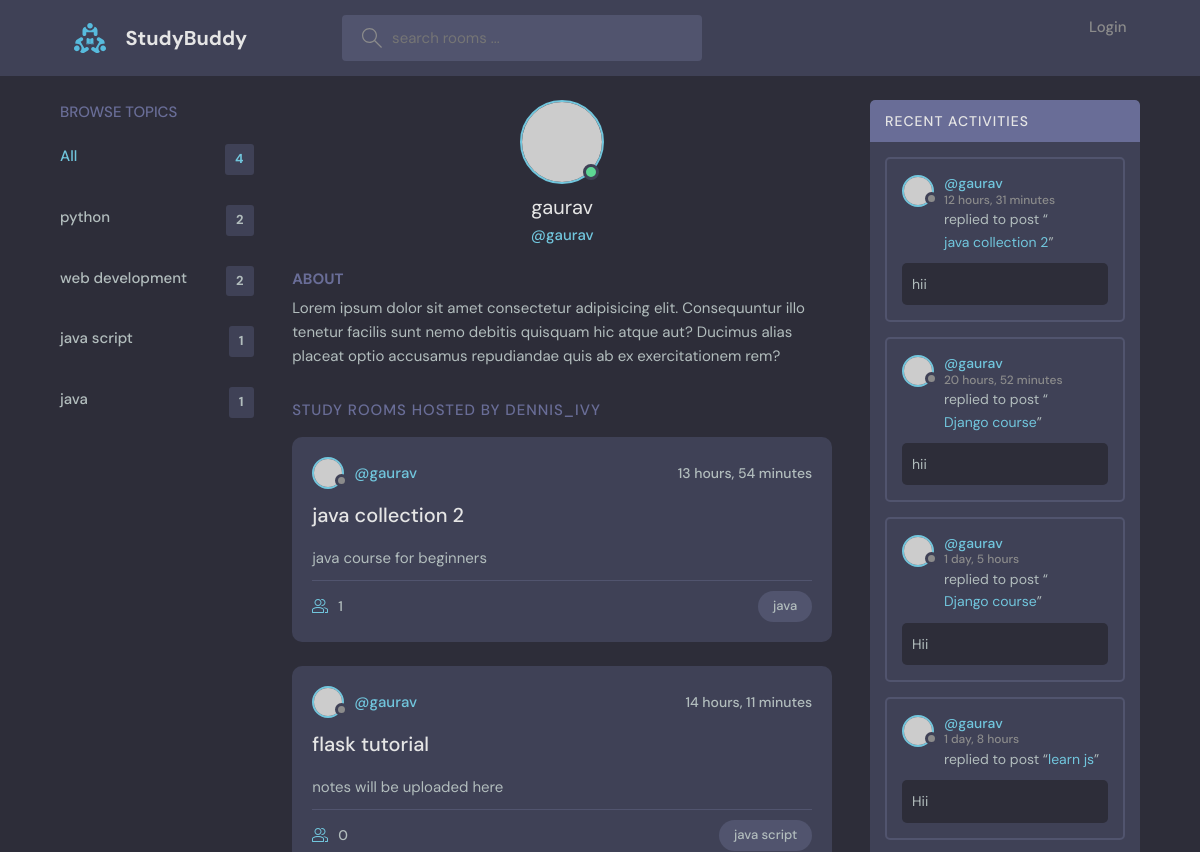
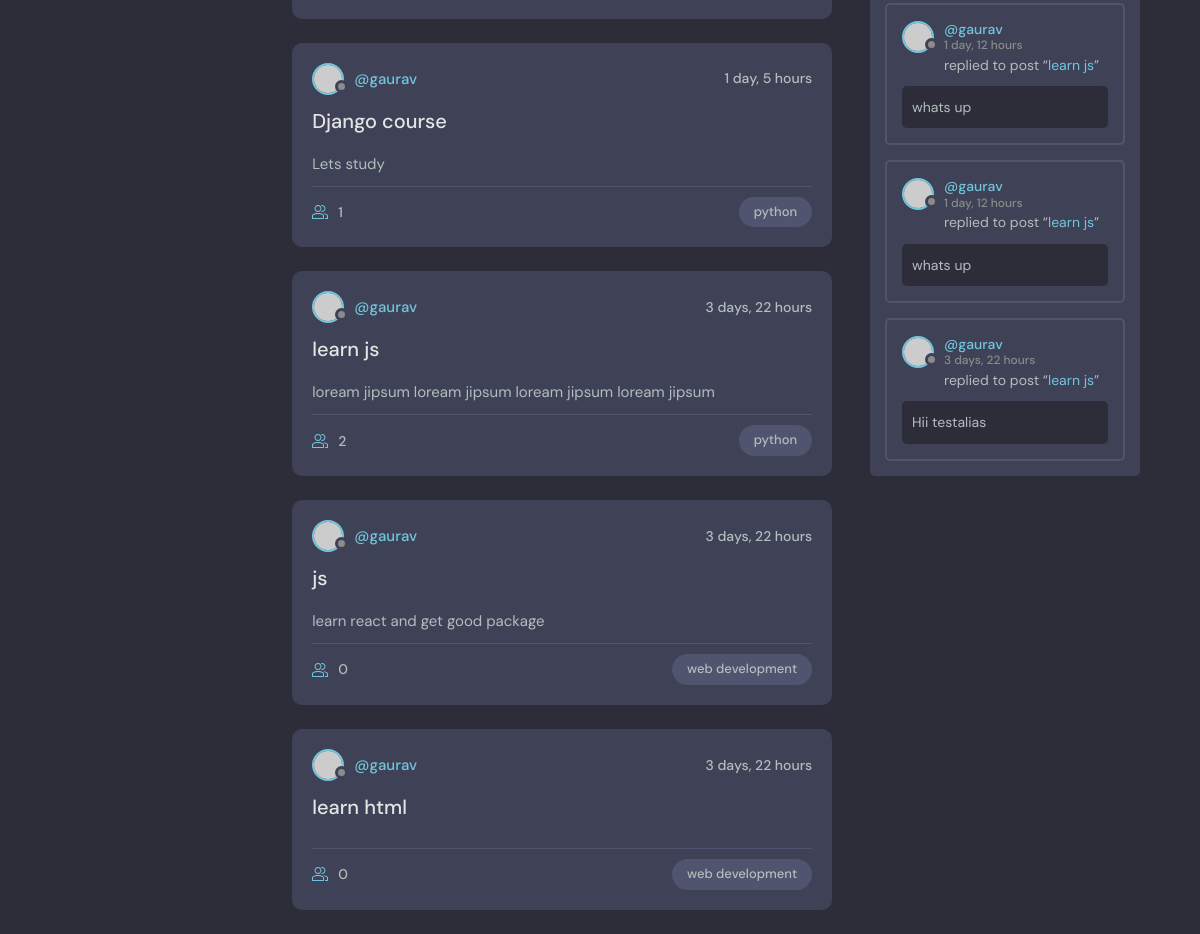
The app's page /profile/1 with its own data (2 pictures, top to bottom).
### base/models.py (models this page shows, shortened)
class Topic(models.Model):
    name = models.CharField(max_length=200)

class Room(models.Model):
    host=models.ForeignKey(User,on_delete=models.SET_NULL,null=True)
    topic=models.ForeignKey(Topic,on_delete=models.SET_NULL,null=True)
    name=models.CharField(max_length=200)
    description=models.TextField(null=True,blank=True)
    participants = models.ManyToManyField(User,related_name='participants',blank=True)
    updated = models.DateTimeField(auto_now=True)
    created = models.DateTimeField(auto_now_add=True)
    class Meta:
        ordering = ['-updated','-created']

class Message(models.Model):
    user = models.ForeignKey(User, on_delete=models.CASCADE)
    room = models.ForeignKey(Room,on_delete=models.CASCADE)
    body = models.TextField()
    updated = models.DateTimeField(auto_now=True)
    created = models.DateTimeField(auto_now_add=True)
    class Meta:
        ordering = ['-updated','-created']

### base/views.py (the view)
# urls.py: path('profile/<str:pk>',views.userProfile,name='Profile'),
def userProfile(request,pk):
    user = User.objects.get(id=pk)
    rooms = user.room_set.all()
    room_messages = user.message_set.all().order_by('-created')
    topics = Topic.objects.all()
    context = {'user':user,'rooms':rooms,"room_messages":room_messages,"topics":topics}
    return render(request,'base/profile.html',context)

### base/templates/base/profile.html (shortened to what this page needs)
{% extends 'main.html' %}
{% block content %}
  <main class="profile-page layout layout--3">
    <div class="container">
      <div class="topics">
       {% include 'base/topics.html' %}
      </div>
      <div class="roomList">
        <div class="profile">
          <div class="profile__avatar">
            <div class="avatar avatar--large active">
              <img src="https://randomuser.me/api/portraits/men/11.jpg" />
            </div>
          </div>
          <div class="profile__info">
            <h3>{{user.username}}</h3>
            <p>@{{user.username}}</p>
          </div>
          <div class="profile__about">
            <h3>About</h3>
            <p>
              Lorem ipsum dolor sit amet consectetur adipisicing elit. Consequuntur illo tenetur
              facilis sunt nemo debitis quisquam hic atque aut? Ducimus alias placeat optio
              accusamus repudiandae quis ab ex exercitationem rem?
            </p>
          </div>
        </div>
        <div class="roomList__header">
          <div>
            <h2>Study Rooms Hosted by dennis_ivy</a>
            </h2>
          </div>
        </div>
          {% include 'base/feed.html' %}
      </div>
      <div class="activities">
        {% include 'base/recent_activity.html' %}
      </div>
    </div>
  </main>
{% endblock content %}

### templates/main.html (shortened to what this page needs)
<!DOCTYPE html>
{% load static %}
<html lang="en">
  <head>
    <link rel="stylesheet" media="screen" href="{% static 'styles/style.css' %}" />
  </head>
  <body>
    {% include 'nav.html' %}
    {% block content %}
    {% endblock %}
  </body>

### templates/nav.html (shortened to what this page needs)
{% load static %}
<header class="header header--loggedIn">
      <div class="container">
        <a href="{% url 'home' %}" class="header__logo">
          <img src="{% static 'images/logo.svg' %}" />
          <h1>StudyBuddy</h1>
        </a>
        <form class="header__search" method="GET" action="{% url 'home' %}">
          <label>
            <input type="text" name="q" placeholder="search rooms ..." />
          </label>
        </form>
        <nav class="header__menu">
            {% if request.user.is_authenticated %}
          <div class="header__user">
            <a href="{% url 'Profile' request.user.id %}">
              <div class="avatar avatar--medium active">
                <img src="{% static 'images/avatar.svg' %}" />
              </div>
              <p>{{request.user.username}}<span>@{{request.user.username}}</span></p>
            </a>
            <button class="dropdown-button">
              <svg version="1.1" xmlns="http://www.w3.org/2000/svg" width="32" height="32" viewBox="0 0 32 32">
                <title>chevron-down</title>
                <path d="M16 21l-13-13h-3l16 16 16-16h-3l-13 13z"></path>
              </svg>
            </button>
          </div>
          <div class="dropdown-menu">
            <a href="{% url 'Update-Profile' %}" class="dropdown-link"
              ><svg version="1.1" xmlns="http://www.w3.org/2000/svg" width="32" height="32" viewBox="0 0 32 32">
                <title>tools</title>
                <path
                  d="M27.465 32c-1.211 0-2.35-0.471-3.207-1.328l-9.392-9.391c-2.369 0.898-4.898 0.951-7.355 0.15-3.274-1.074-5.869-3.67-6.943-6.942-0.879-2.682-0.734-5.45 0.419-8.004 0.135-0.299 0.408-0.512 0.731-0.572 0.32-0.051 0.654 0.045 0.887 0.277l5.394 5.395 3.586-3.586-5.394-5.395c-0.232-0.232-0.336-0.564-0.276-0.887s0.272-0.596 0.572-0.732c2.552-1.152 5.318-1.295 8.001-0.418 3.274 1.074 5.869 3.67 6.943 6.942 0.806 2.457 0.752 4.987-0.15 7.358l9.392 9.391c0.844 0.842 1.328 2.012 1.328 3.207-0 2.5-2.034 4.535-4.535 4.535zM15.101 19.102c0.26 0 0.516 0.102 0.707 0.293l9.864 9.863c0.479 0.479 1.116 0.742 1.793 0.742 1.398 0 2.535-1.137 2.535-2.535 0-0.668-0.27-1.322-0.742-1.793l-9.864-9.863c-0.294-0.295-0.376-0.74-0.204-1.119 0.943-2.090 1.061-4.357 0.341-6.555-0.863-2.631-3.034-4.801-5.665-5.666-1.713-0.561-3.468-0.609-5.145-0.164l4.986 4.988c0.391 0.391 0.391 1.023 0 1.414l-5 5c-0.188 0.188-0.441 0.293-0.707 0.293s-0.52-0.105-0.707-0.293l-4.987-4.988c-0.45 1.682-0.397 3.436 0.164 5.146 0.863 2.631 3.034 4.801 5.665 5.666 2.2 0.721 4.466 0.604 6.555-0.342 0.132-0.059 0.271-0.088 0.411-0.088z"
                ></path>
              </svg>
              Settings</a
            >
            <a href="{% url 'Logout' %}" class="dropdown-link"
              ><svg version="1.1" xmlns="http://www.w3.org/2000/svg" width="32" height="32" viewBox="0 0 32 32">
                <title>sign-out</title>
                <path
                  d="M3 0h22c0.553 0 1 0 1 0.553l-0 3.447h-2v-2h-20v28h20v-2h2l0 3.447c0 0.553-0.447 0.553-1 0.553h-22c-0.553 0-1-0.447-1-1v-30c0-0.553 0.447-1 1-1z"
                ></path>
                <path
                  d="M21.879 21.293l1.414 1.414 6.707-6.707-6.707-6.707-1.414 1.414 4.293 4.293h-14.172v2h14.172l-4.293 4.293z"
                ></path>
              </svg>
              Logout</a>
          </div>
            {% else %}
            <a href="{% url 'Login' %}">Login</a>
            {% endif %}
        </nav>
      </div>
    </header>

### base/templates/base/topics.html
<div class="topics__header">
      <h2>Browse Topics</h2>
    </div>
    <ul class="topics__list">
      <li>
        <a href="{% url 'home' %}" class="active">All <span>{{topics.count}}</span></a>
      </li>
      {% for topic in topics %}
      <li>
        <a href="{% url 'home'  %}?q={{topic.name}}">{{topic.name}}<span>{{topic.room_set.all.count}}</span></a>
      </li>
      {% endfor %}
    </ul>

### base/templates/base/feed.html (shortened to what this page needs)
{% for room in rooms %}
            <div class="roomListRoom">
            <div class="roomListRoom__header">
              <a href="{% url 'Profile' room.host.id %}" class="roomListRoom__author">
                <div class="avatar avatar--small">
                  <img src="https://randomuser.me/api/portraits/women/11.jpg" />
                </div>
                <span>@{{room.host.username}}</span>
              </a>
              <div class="roomListRoom__actions">
                <span>{{room.created|timesince}}</span>
              </div>
            </div>
            <div class="roomListRoom__content">
              <a href="/room/{{ room.id }}">{{ room.name }}</a>
              <p>{{ room.description }}</p>
            </div>
            <div class="roomListRoom__meta">
              <a href="/room/{{ room.id }}" class="roomListRoom__joined">
                {{room.participants.all.count}}
              </a>
              <p class="roomListRoom__topic">{{room.topic.name}}</p>
            </div>
          </div>
{% endfor %}

### base/templates/base/recent_activity.html
<div class="activities">
          <div class="activities__header">
            <h2>Recent Activities</h2>
          </div>
    {% for message in room_messages %}
          <div class="activities__box">
            <div class="activities__boxHeader roomListRoom__header">
              <a href="{% url 'Profile' message.user.id %}" class="roomListRoom__author">
                <div class="avatar avatar--small">
                  <img src="https://randomuser.me/api/portraits/women/11.jpg" />
                </div>
                <p>
                  @{{message.user}}
                  <span>{{message.created|timesince}}</span>
                </p>
              </a>
            </div>
            <div class="activities__boxContent">
              <p>replied to post “<a href="/room/{{ message.room.id }}">{{message.room.name}}</a>”</p>
              <div class="activities__boxRoomContent">
                {{message.body}}
              </div>
            </div>
          </div>
    {% endfor %}
        </div>

### records on screen
Topic: name "python", room_set.all.count "2"
Topic: name "web development", room_set.all.count "2"
Topic: name "java script", room_set.all.count "1"
Topic: name "java", room_set.all.count "1"
Room: host.username "gaurav", created "13 hours, 54 minutes", name "java collection 2", description "java course for beginners", participants.all.count "1", topic.name "java"
Room: host.username "gaurav", created "14 hours, 11 minutes", name "flask tutorial", description "notes will be uploaded here", participants.all.count "0", topic.name "java script"
Room: host.username "gaurav", created "1 day, 5 hours", name "Django course", description "Lets study", participants.all.count "1", topic.name "python"
Room: host.username "gaurav", created "3 days, 22 hours", name "learn js", description "loream jipsum loream jipsum loream jipsum loream jipsum", participants.all.count "2", topic.name "python"
Room: host.username "gaurav", created "3 days, 22 hours", name "js", description "learn react and get good package", participants.all.count "0", topic.name "web development"
Room: host.username "gaurav", created "3 days, 22 hours", name "learn html", participants.all.count "0", topic.name "web development"
Message: user "gaurav", created "12 hours, 31 minutes", room.name "java collection 2", body "hii"
Message: user "gaurav", created "20 hours, 52 minutes", room.name "Django course", body "hii"
Message: user "gaurav", created "1 day, 5 hours", room.name "Django course", body "Hii"
Message: user "gaurav", created "1 day, 8 hours", room.name "learn js", body "Hii"
Message: user "gaurav", created "1 day, 12 hours", room.name "learn js", body "whats up"
Message: user "gaurav", created "1 day, 12 hours", room.name "learn js", body "whats up"
Message: user "gaurav", created "3 days, 22 hours", room.name "learn js", body "Hii testalias"

### other values on screen
{{ topics.count }} "4"
{{ user.username }} "gaurav"
